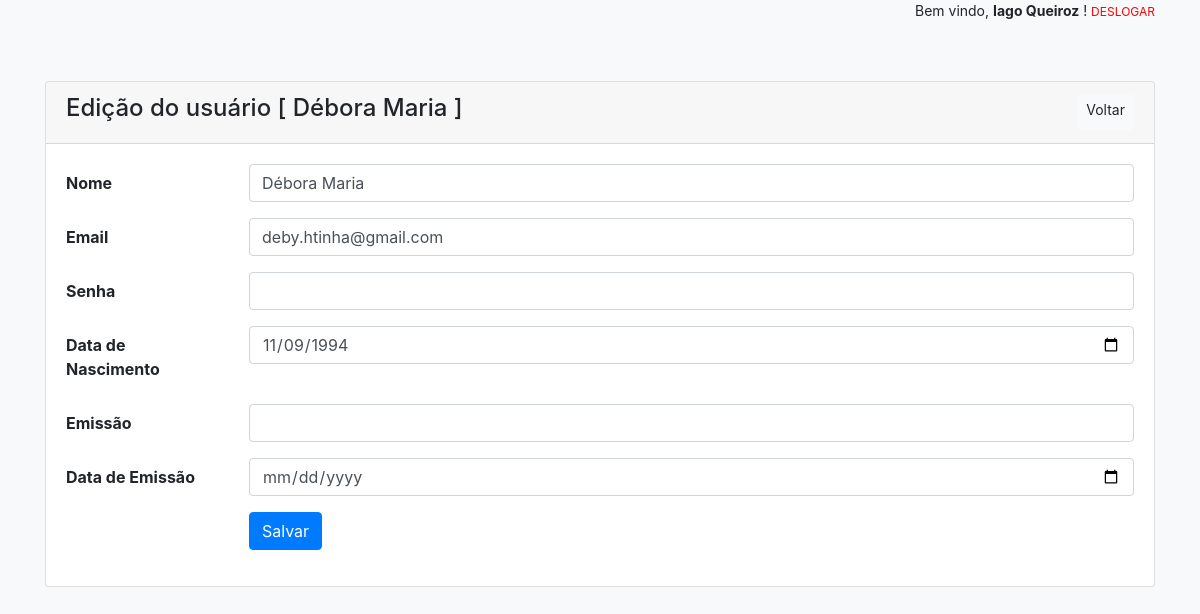
/users/edit/9 (signed in), run on the app's committed database.
### tables this page shows
CREATE TABLE IF NOT EXISTS `users` (
  `id` int(10) UNSIGNED NOT NULL AUTO_INCREMENT,
  `nome` varchar(70) NOT NULL,
  `email` varchar(120) NOT NULL,
  `senha` varchar(120) NOT NULL,
  `data_nascimento` date DEFAULT NULL,
  `emissao` int(11) DEFAULT NULL,
  `data_emissao` date DEFAULT NULL,
  PRIMARY KEY (`id`)
);

### app/Controllers/UsersController.php (called while the page is built, shortened)
<?php
class UsersController
{
    public function edit($id)
    {
        $model = new UserModel;
        $user  = $model->find($id);
        require_once APP . 'Views/_partials/header.php';
        require_once APP . 'Views/users/edit.php';
        require_once APP . 'Views/_partials/footer.php';
    }
}

### public/index.php (called while the page is built, shortened)
<?php
$app = new Application();

### app/Core/Model.php (called while the page is built, shortened)
<?php
class Model
{
    protected $db;
    private function setConnection()
    {
        try {
            $options = array(
                PDO::ATTR_DEFAULT_FETCH_MODE => PDO::FETCH_OBJ,
                PDO::ATTR_ERRMODE            => PDO::ERRMODE_EXCEPTION,
                PDO::MYSQL_ATTR_INIT_COMMAND => 'SET NAMES utf8',
            );
            $this->db = new PDO('mysql:host=' . DB_HOST . ';dbname=' . DB_NAME . ';charset=utf8', DB_USER, DB_PASS, $options);
        } catch (PDOException $e) {
            exit("The application cannot connect to the database");
        }
    }
    public function find($id)
    {
        $sql    = "SELECT * FROM {$this->table} WHERE id = :id LIMIT 1";
        $query  = $this->db->prepare($sql);
        $params = [':id' => $id];
        $query->execute($params);
        return ($query->rowCount() ? $query->fetch() : false);
    }
}

### app/Views/users/edit.php (the view, shortened to what this page needs)
<section class="container user-info">
            <div class="card">
                <div class="card-header d-flex justify-content-between aligm-items-center">
                    <h4>Edição do usuário [ <?=$user->nome?> ]</h4>
                    <a href="<?=URL?>users" class="btn btn-sm btn-light float-right">Voltar</a>
                </div>
                <div class="card-body">
                    <form method="POST" action="<?=URL?>users/update/<?=$user->id?>">
                        <div class="form-group row">
                            <label for="nome" class="col-2 col-form-label"><strong>Nome</strong></label>
                            <div class="col-10">
                                <input type="text" name="nome" class="form-control" id="nome" value="<?=$user->nome?>" required>
                            </div>
                        </div>
                        <div class="form-group row">
                            <label for="email" class="col-2 col-form-label"><strong>Email</strong></label>
                            <div class="col-10">
                                <input type="text" name="email" class="form-control" id="email" value="<?=$user->email?>" required>
                            </div>
                        </div>
                        <div class="form-group row">
                            <label for="senha" class="col-2 col-form-label"><strong>Senha</strong></label>
                            <div class="col-10">
                                <input type="password" name="senha" class="form-control" id="senha" value="" required>
                            </div>
                        </div>
                        <div class="form-group row">
                            <label for="nascimento" class="col-2 col-form-label"><strong>Data de Nascimento</strong></label>
                            <div class="col-10">
                                <input type="date" name="data_nascimento" class="form-control" id="nascimento" value="<?=$user->data_nascimento?>">
                            </div>
                        </div>
                        <div class="form-group row">
                            <label for="emissao" class="col-2 col-form-label"><strong>Emissão</strong></label>
                            <div class="col-10">
                                <input type="text" name="emissao" class="form-control" id="emissao" value="<?=$user->emissao?>">
                            </div>
                        </div>
                        <div class="form-group row">
                            <label for="data_emissao" class="col-2 col-form-label"><strong>Data de Emissão</strong></label>
                            <div class="col-10">
                                <input type="date" name="data_emissao" class="form-control" id="data_emissao" value="<?=$user->data_emissao?>">
                            </div>
                        </div>
                        <div class="form-group row">
                            <div class="col-10 offset-2">
                                <button type="submit" class="btn btn-primary">Salvar</button>
                            </div>
                        </div>
                    </div>
                </div>
        </section>

### public/css/app.css (style rules this page uses)
html,body { height: 100%; background-color: #f7f9fb; }
.users-list, .user-info { margin-top: 60px; }

### data on the page
users: nome "Débora Maria", email "deby.htinha@gmail.com", data_nascimento "11/09/1994"

### other printed values
$_SESSION['user_info']['name'] "Iago Queiroz"
